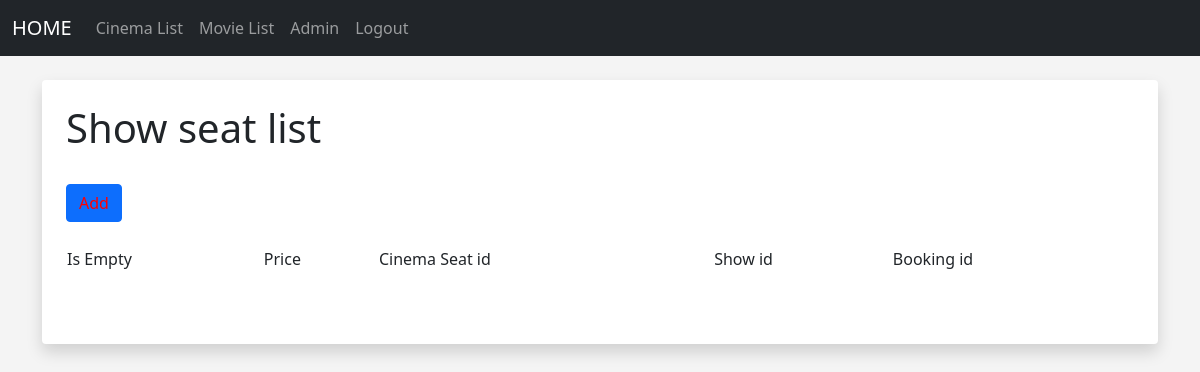
Page /show_seat_list (signed in) on the earlier database version.
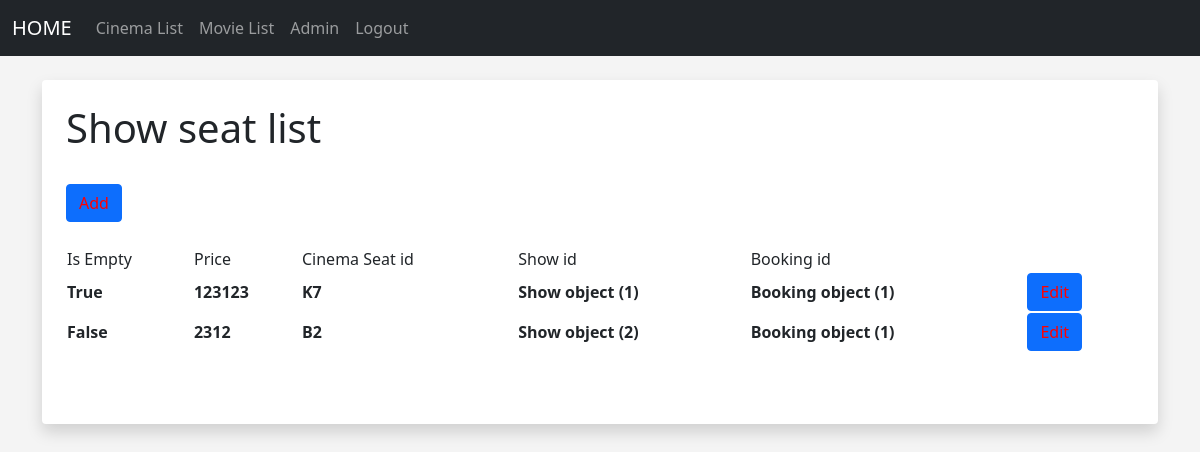
Same page on the later database version.
### members/models.py (models this page shows)
class Show_Seat(models.Model):
    is_empty = models.BooleanField()
    price = models.IntegerField()
    cinema_seat_id = models.ForeignKey(Cinema_Seat, on_delete=models.CASCADE)
    show_id = models.ForeignKey(Show, on_delete=models.CASCADE)
    booking_id = models.ForeignKey(Booking, on_delete=models.CASCADE)

class Cinema_Seat(models.Model):
    seat_name = models.CharField(max_length=10)
    cinema_hall_id = models.ForeignKey(Cinema_Hall, on_delete=models.CASCADE)
    def __str__(seft):
        return seft.seat_name

class Show(models.Model):
    date = models.DateField()
    start_time = models.DateTimeField()
    end_time = models.DateTimeField()
    cinema_hall_id = models.ForeignKey(Cinema_Hall, on_delete=models.CASCADE)
    movie_id = models.ForeignKey(Movie, on_delete=models.CASCADE)

class Booking(models.Model):
    number_of_seats = models.IntegerField()
    timestamp = models.DateTimeField()
    status = models.IntegerField()
    user_id = models.ForeignKey(settings.AUTH_USER_MODEL, on_delete=models.CASCADE)
    show_id = models.ForeignKey(Show, on_delete=models.CASCADE)

### members/views.py (the view)
# urls.py: path('show_seat_list', views.get_all_show_seat, name='show_seat_list'),
def get_all_show_seat(request):
    show_seat_list = Show_Seat.objects.all()
    return render(request, 'ui/show_seat_list.html', {'show_seat_list':show_seat_list})

### members/templates/ui/show_seat_list.html (shortened to what this page needs)
{% extends 'ui/base.html' %}
{% block content %}
{% if user.is_superuser %}
	<div class="shadow p-4 mb-5 bg-body rounded">
	<h1>Show seat list</h1>
    <br/>
        <button type="button" class="btn btn-primary"><a style="text-decoration: none; color:red;"  href="{% url 'add_show_seat' %}">Add</a></button>
    <br/>
<br/>
<div class="container">
  <div class="row">
    <table>
    <tr>
        <td>Is Empty</td>
        <td>Price</td>
        <td>Cinema Seat id</td>
        <td>Show id</td>
        <td>Booking id</td>
    </tr>
      {% for show_seat in show_seat_list %}
    <tr>
        <th>
          {{show_seat.is_empty}}
        </th>
        <th>
            {{show_seat.price}}
        </th>
        <th>
            {{show_seat.cinema_seat_id}}
        </th>
        <th>
            {{show_seat.show_id}}
        </th>
        <th>
            {{show_seat.booking_id}}
        </th>
        <th>
            {% if user.is_superuser %}
            <button type="button" class="btn btn-primary"><a style="text-decoration: none; color:red;"  href="{% url 'edit_show_seat' show_seat.id %}">Edit</a></button>
            {% endif %}
        </th>
    </tr>
      {% endfor %}
    </table>
  </div>
</div>
<br/><br/>
{%else%}
<center>
    <h1>Sorry you don't have permission to access this page</h1>
    </center>
{% endif %}
{% endblock %}

### members/templates/ui/base.html (shortened to what this page needs)
<!doctype html>
<html lang="en">
  <head>
    <link href="https://cdn.jsdelivr.net/npm/bootstrap@5.0.0-beta1/dist/css/bootstrap.min.css" rel="stylesheet">
  </head>
  <body>
  	{% include 'ui/navbar.html' %}
    <br/>
    <div class="container">
      {% block content %}
      {% endblock %}
    </div>
  </body>
</html>

### members/templates/ui/navbar.html (shortened to what this page needs)
<nav class="navbar navbar-expand-lg navbar-dark bg-dark">
    <div class="container-fluid">
      <a class="navbar-brand" href="{% url 'home' %}" >HOME</a>
      <div class="collapse navbar-collapse" id="navbarSupportedContent">
        <ul class="navbar-nav me-auto mb-2 mb-lg-0">
          <li class="nav-item">
            <a class="nav-link" href="{% url 'cinema_list' %}">Cinema List</a>
          </li>
          <li class="nav-item">
            <a class="nav-link" href="{% url 'movie_list' %}">Movie List</a>
          </li>
        {% if user.is_authenticated %}
            {% if user.is_superuser %}
                <li class="nav-item">
                <a class="nav-link" href="{% url 'admin_page' %}">Admin</a>
            </li>
            {%endif %}
            <li class="nav-item">
                <a class="nav-link" href="{% url 'logout' %}">Logout</a>
            </li>
        {% endif %}
        </ul>
      </div>
    </div>
  </nav>

### members/templates/ui/base.html (style rules this page uses)
body { background: #f4f4f4; }

Differences in the rows shown:
added Show_Seat: is_empty "True", price "123123", cinema_seat_id "K7", show_id "Show object (1)", booking_id "Booking object (1)"
added Show_Seat: is_empty "False", price "2312", cinema_seat_id "B2", show_id "Show object (2)", booking_id "Booking object (1)"
